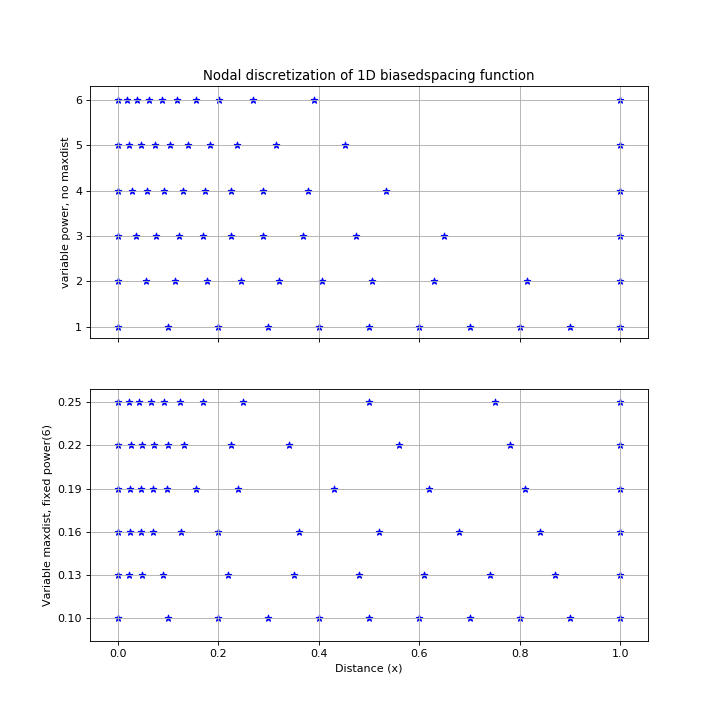

This chart was generated by the following Python code:
import matplotlib.pyplot as plt
from waterflow.utility.spacing import spacing, biasedspacing

fig, [ax1, ax2] = plt.subplots(figsize=(9, 9), nrows=2, ncols=1, sharex=True)
powers = list(range(1, 7))
maxdists = [0.10 + 0.03 * i for i in range(len(powers))]
for i, j in zip(powers, maxdists):
    a1, a2 = biasedspacing(11, i), biasedspacing(11, powers[-1], maxdist=j)
    ax1.scatter(a1, [i for _ in range(len(a1))], marker='*', color='blue')
    ax2.scatter(a2, [j for _ in range(len(a2))], marker='*', color='blue')

ax1.set_title('Nodal discretization of 1D biasedspacing function')
ax1.set_yticks(powers)
ax1.set_ylabel('variable power, no maxdist')
ax1.grid()
ax2.set_yticks(maxdists)
ax2.set_xlabel('Distance (x)')
ax2.set_ylabel(f'Variable maxdist, fixed power({powers[-1]})')
ax2.grid()
plt.show()
